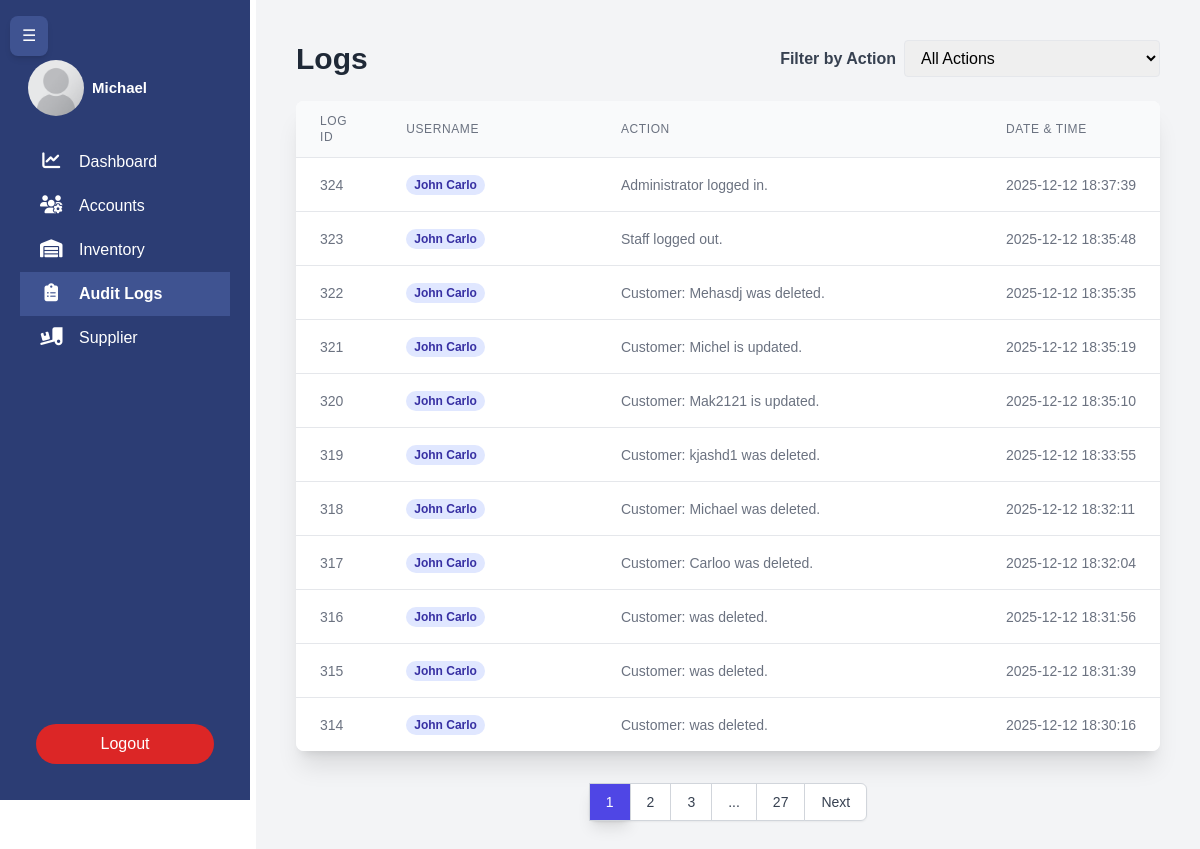
Before: /user/admin/logs.php (signed in) with the older database file.
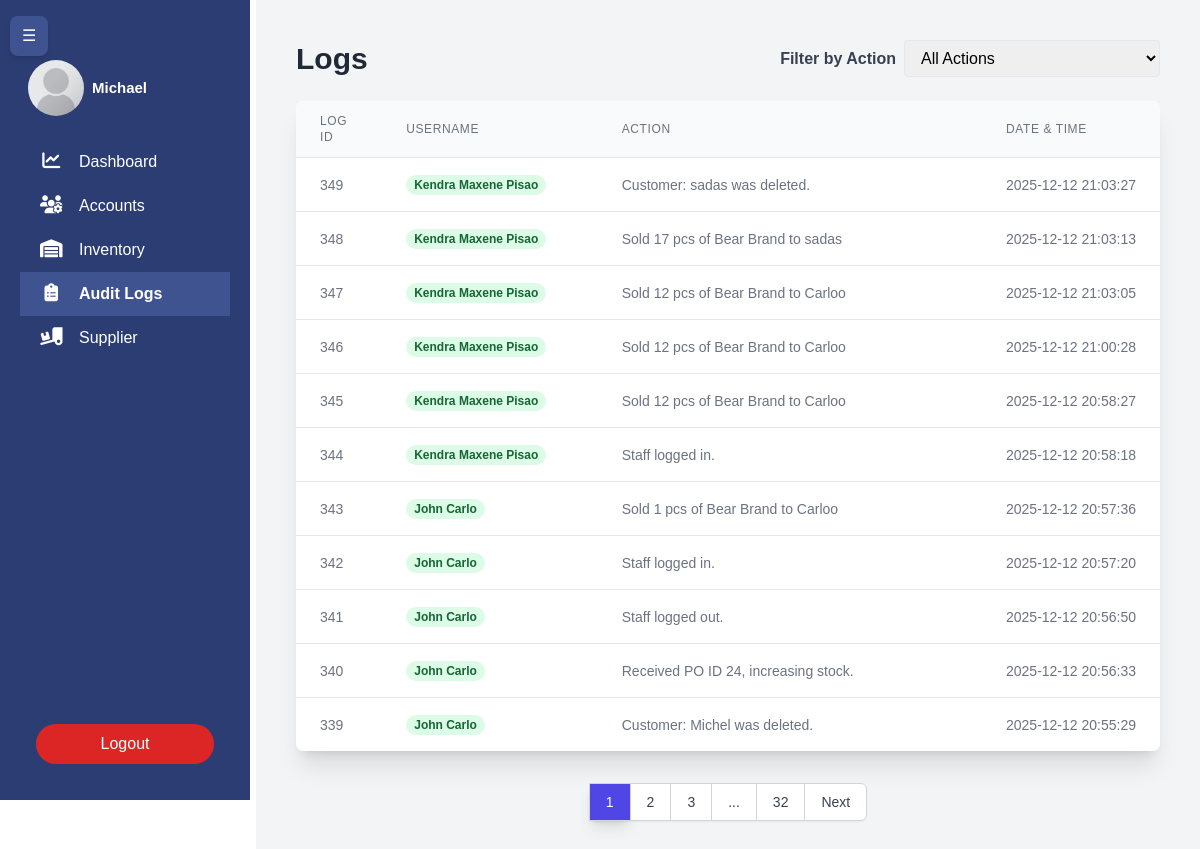
After: the same page with the newer database file.
### tables this page shows
CREATE TABLE `audit_logs` (
  `id` int(11) NOT NULL,
  `user_id` int(11) NOT NULL,
  `action` varchar(255) NOT NULL,
  `date_time` datetime NOT NULL
);

CREATE TABLE `users` (
  `id` int(11) NOT NULL,
  `name` varchar(45) DEFAULT NULL,
  `email` varchar(45) NOT NULL,
  `password_hash` varchar(255) NOT NULL,
  `roles` enum('admin','staff') NOT NULL,
  `is_deleted` tinyint(1) NOT NULL
);

### db.php (called while the page is built, shortened)
<?php
$initial_margin_class = (isset($_SESSION['sidebar_initial_state']) && $_SESSION['sidebar_initial_state'] == 'collapsed') ? 'ml-16' : 'ml-64';
?>

### backend/audit.php (called while the page is built, shortened)
<?php
include "../../db.php";
$records_per_page = 11;
$current_page = (isset($_GET['page']) && is_numeric($_GET['page'])) ? (int) $_GET['page'] : 1;
$where = '';
$total_records_query = "SELECT COUNT(*) FROM audit_logs a JOIN USERS u ON a.user_id = u.id" . $where;
$stmt_count = $conn->prepare($total_records_query);
$stmt_count->execute();
$total_records = $stmt_count->fetchColumn();
$total_pages = ceil($total_records / $records_per_page);
$offset = ($current_page - 1) * $records_per_page;
$audit_logs_query = "
    SELECT a.id, a.action, u.name, a.date_time, u.roles FROM
    audit_logs a
    JOIN USERS u ON a.user_id = u.id
    " . $where . "
    ORDER BY a.date_time DESC
    LIMIT :limit OFFSET :offset";
$stmt = $conn->prepare($audit_logs_query);
$stmt->bindParam(':limit', $records_per_page, PDO::PARAM_INT);
$stmt->bindParam(':offset', $offset, PDO::PARAM_INT);
$stmt->execute();
$logs = $stmt->fetchAll();
$filter_param = '';
?>

### user/admin/logs.php (the view, shortened to what the changed rows need)
<?php
include "../../backend/audit.php";
?>
<!DOCTYPE html>
<html lang="en">
<head>
    <link rel="stylesheet" href="../../css/admin.css">
    <script src="https://cdn.tailwindcss.com"></script>
</head>
<body>
    <?php include "sidebar.php"; ?>
    <div id="mainContent" class="ml-64 p-10 min-h-screen bg-gray-100 <?= $initial_margin_class ?> fade-in-content">
        <div class="flex justify-between items-center mb-6">
            <h1 class="text-3xl font-bold text-gray-800">Logs</h1>
        </div>
        <div class="bg-white rounded-lg shadow-xl overflow-x-auto">
            <table class="min-w-full divide-y divide-gray-200" style="table-layout: fixed;">
                <thead class="bg-gray-50">
                    <tr>
                        <th class="px-6 py-3 text-left text-xs font-medium text-gray-500 uppercase tracking-wider"
                            style="width: 10%;">Log ID</th>
                        <th class="px-6 py-3 text-left text-xs font-medium text-gray-500 uppercase tracking-wider"
                            style="width: 25%;">Username</th>
                        <th class="px-6 py-3 text-left text-xs font-medium text-gray-500 uppercase tracking-wider"
                            style="width: 45%;">Action</th>
                        <th class="px-6 py-3 text-left text-xs font-medium text-gray-500 uppercase tracking-wider"
                            style="width: 20%;">Date & Time</th>
                    </tr>
                </thead>
                <tbody class="bg-white divide-y divide-gray-200">
                    <?php foreach ($logs as $log): ?>
                        <tr class="transition duration-150 hover:bg-gray-50 hover:shadow-md">
                            <td class="px-6 py-4 whitespace-nowrap text-sm text-gray-500">
                                <?php echo htmlspecialchars($log['id']); ?></td>
                            <td class="px-6 py-4 whitespace-nowrap text-sm text-gray-500"><span
                                    class="px-2 inline-flex text-xs leading-5 font-semibold rounded-full
                        <?php echo ($log['roles'] == 'admin') ? 'bg-indigo-100 text-indigo-800' : 'bg-green-100 text-green-800'; ?> transition duration-150 hover:scale-[1.05]">
                                    <?php echo htmlspecialchars($log['name']); ?>
                                </span></td>
                            <td class="px-6 py-4 text-sm text-gray-500 whitespace-normal break-words">
                                <?php echo htmlspecialchars($log['action']); ?></td>
                            <td class="px-6 py-4 whitespace-nowrap text-sm text-gray-500">
                                <?php echo htmlspecialchars($log['date_time']); ?></td>
                        </tr>
                    <?php endforeach; ?>
                </tbody>
            </table>
        </div>
        <div class="mt-8 flex justify-center">
            <nav class="relative z-0 inline-flex rounded-md shadow-sm -space-x-px" aria-label="Pagination">
                <?php
                $max_links = 3;
                $start_page = max(1, $current_page - floor($max_links / 2));
                $end_page = min($total_pages, $current_page + floor($max_links / 2));
                if ($end_page - $start_page + 1 < $max_links) {
                    if ($start_page > 1) {
                        $start_page = max(1, $start_page - ($max_links - ($end_page - $start_page + 1)));
                    } elseif ($end_page < $total_pages) {
                        $end_page = min($total_pages, $end_page + ($max_links - ($end_page - $start_page + 1)));
                    }
                }
                ?>
                        <?php
                for ($i = $start_page; $i <= $end_page; $i++): ?>
                    <a href="?page=<?php echo $i . $filter_param; ?>"
                       class="<?php echo ($i == $current_page) ? 'bg-indigo-600 text-white shadow-lg' : 'bg-white text-gray-700 hover:bg-gray-100'; ?>
                        relative inline-flex items-center px-4 py-2 border border-gray-300 text-sm font-medium transition duration-150">
                        <?php echo $i; ?>
                    </a>
                <?php endfor; ?>
                <?php
                if ($end_page < $total_pages) {
                    if ($end_page < $total_pages - 1) {
                        ?>
                        <span class="relative inline-flex items-center px-4 py-2 border border-gray-300 bg-white text-gray-700 text-sm font-medium">...</span>
                        <?php
                    }
                    ?>
                    <a href="?page=<?php echo $total_pages . $filter_param; ?>" class="bg-white text-gray-700 hover:bg-gray-100 relative inline-flex items-center px-4 py-2 border border-gray-300 text-sm font-medium transition duration-150"><?php echo $total_pages; ?></a>
                    <?php
                }
                ?>
                <?php if ($current_page < $total_pages): ?>
                    <a href="?page=<?php echo $current_page + 1 . $filter_param; ?>"
                        class="relative inline-flex items-center px-4 py-2 border border-gray-300 text-sm font-medium rounded-r-md text-gray-700 bg-white hover:bg-indigo-500 hover:text-white transition duration-150">
                        Next
                    </a>
                <?php endif; ?>
            </nav>
        </div>
</body>
</html>

Changed rows visible on the page:
no longer on this page (row unchanged): audit_logs: id "324", user.name "John Carlo", action "Administrator logged in.", date_time "2025-12-12 18:37:39"
no longer on this page (row unchanged): audit_logs: id "323", user.name "John Carlo", action "Staff logged out.", date_time "2025-12-12 18:35:48"
no longer on this page (row unchanged): audit_logs: id "322", user.name "John Carlo", action "Customer: Mehasdj was deleted.", date_time "2025-12-12 18:35:35"
no longer on this page (row unchanged): audit_logs: id "321", user.name "John Carlo", action "Customer: Michel is updated.", date_time "2025-12-12 18:35:19"
no longer on this page (row unchanged): audit_logs: id "320", user.name "John Carlo", action "Customer: Mak2121 is updated.", date_time "2025-12-12 18:35:10"
no longer on this page (row unchanged): audit_logs: id "319", user.name "John Carlo", action "Customer: kjashd1 was deleted.", date_time "2025-12-12 18:33:55"
no longer on this page (row unchanged): audit_logs: id "318", user.name "John Carlo", action "Customer: Michael was deleted.", date_time "2025-12-12 18:32:11"
no longer on this page (row unchanged): audit_logs: id "317", user.name "John Carlo", action "Customer: Carloo was deleted.", date_time "2025-12-12 18:32:04"
no longer on this page (row unchanged): audit_logs: id "316", user.name "John Carlo", action "Customer: was deleted.", date_time "2025-12-12 18:31:56"
no longer on this page (row unchanged): audit_logs: id "315", user.name "John Carlo", action "Customer: was deleted.", date_time "2025-12-12 18:31:39"
no longer on this page (row unchanged): audit_logs: id "314", user.name "John Carlo", action "Customer: was deleted.", date_time "2025-12-12 18:30:16"
added audit_logs: id "349", user.name "Kendra Maxene Pisao", action "Customer: sadas was deleted.", date_time "2025-12-12 21:03:27"
added audit_logs: id "348", user.name "Kendra Maxene Pisao", action "Sold 17 pcs of Bear Brand to sadas", date_time "2025-12-12 21:03:13"
added audit_logs: id "347", user.name "Kendra Maxene Pisao", action "Sold 12 pcs of Bear Brand to Carloo", date_time "2025-12-12 21:03:05"
added audit_logs: id "346", user.name "Kendra Maxene Pisao", action "Sold 12 pcs of Bear Brand to Carloo", date_time "2025-12-12 21:00:28"
added audit_logs: id "345", user.name "Kendra Maxene Pisao", action "Sold 12 pcs of Bear Brand to Carloo", date_time "2025-12-12 20:58:27"
added audit_logs: id "344", user.name "Kendra Maxene Pisao", action "Staff logged in.", date_time "2025-12-12 20:58:18"
added audit_logs: id "343", user.name "John Carlo", action "Sold 1 pcs of Bear Brand to Carloo", date_time "2025-12-12 20:57:36"
added audit_logs: id "342", user.name "John Carlo", action "Staff logged in.", date_time "2025-12-12 20:57:20"
added audit_logs: id "341", user.name "John Carlo", action "Staff logged out.", date_time "2025-12-12 20:56:50"
added audit_logs: id "340", user.name "John Carlo", action "Received PO ID 24, increasing stock.", date_time "2025-12-12 20:56:33"
added audit_logs: id "339", user.name "John Carlo", action "Customer: Michel was deleted.", date_time "2025-12-12 20:55:29"
Other visible differences:
$total_pages: "27" → "32"
